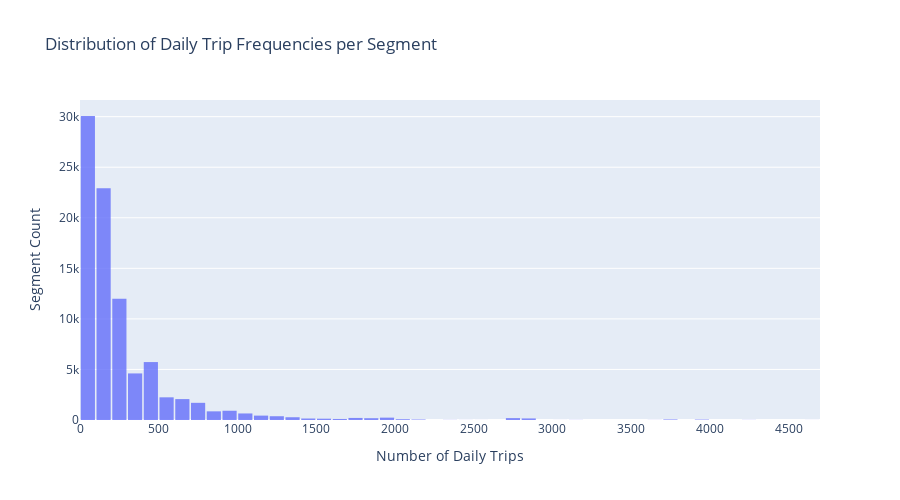

The cell this chart's notebook holds for it:
### Markdown cell above
- **shape_per_day**: Counts the number of trips per shape (route pattern).
- **segment_per_day**: Merges this count onto every segment belonging to that shape, so every segment in a shape gets the total trip count for that shape.
- **segment_day_trips**: Groups by segment coordinates and sums the trip counts.

If a segment appears in multiple shapes, its trip counts are summed across all shapes it appears in.

### Code cell
def calculate_segment_utilization(trips_df, segments_df):
    """Calculate daily trip frequency per segment and plot interactive histogram"""
    # Count trips per shape (all directions)
    shape_per_day = trips_df.groupby(['shape_id'])['trip_id'].count().reset_index()

    # Merge with segments
    segment_per_day = pd.merge(segments_df, shape_per_day, on="shape_id")
    
    # Aggregate by segment
    segment_day_trips = segment_per_day.groupby(
        by=["start_lat", "start_lng", "end_lat", "end_lng"]
    ).sum("trip_id").reset_index()
    
    # Create interactive histogram with Plotly
    import plotly.express as px
    fig = px.histogram(
        segment_day_trips,
        x='trip_id',
        nbins=50,
        title='Distribution of Daily Trip Frequencies per Segment',
        labels={'trip_id': 'Number of Daily Trips'},
        opacity=0.8
    )
    fig.update_layout(
        xaxis_title='Number of Daily Trips',
        yaxis_title='Segment Count',
        bargap=0.1,
        height=500
    )
    html_path = os.path.join(GTFS_DIR, 'segment_trip_distribution_interactive.html')
    fig.write_html(html_path)
    fig.show()
    return segment_day_trips

# Calculate segment utilization
segment_day_trips = calculate_segment_utilization(gtfs['trips'], segments_df)
# Print summary statistics
print(segment_day_trips.describe())

### Figure 1 — Plotly figure (JSON) as saved in the notebook; plotly's stock layout.template omitted (floating-point values rounded to 4 significant figures; data arrays with more than 128 entries replaced by an {"elided": "..."} marker saying what was removed)
{"data": [{"bingroup": "x", "hovertemplate": "Number of Daily Trips=%{x}<br>count=%{y}<extra></extra>", "legendgroup": "", "marker": {"color": "#636efa", "opacity": 0.8, "pattern": {"shape": ""}}, "name": "", "nbinsx": 50, "orientation": "v", "showlegend": false, "type": "histogram", "x": {"elided": "86460 int values"}, "xaxis": "x", "yaxis": "y"}], "layout": {"bargap": 0.1, "barmode": "relative", "height": 500, "legend": {"tracegroupgap": 0}, "title": {"text": "Distribution of Daily Trip Frequencies per Segment"}, "xaxis": {"anchor": "y", "domain": [0, 1], "title": {"text": "Number of Daily Trips"}}, "yaxis": {"anchor": "x", "domain": [0, 1], "title": {"text": "Segment Count"}}}}
